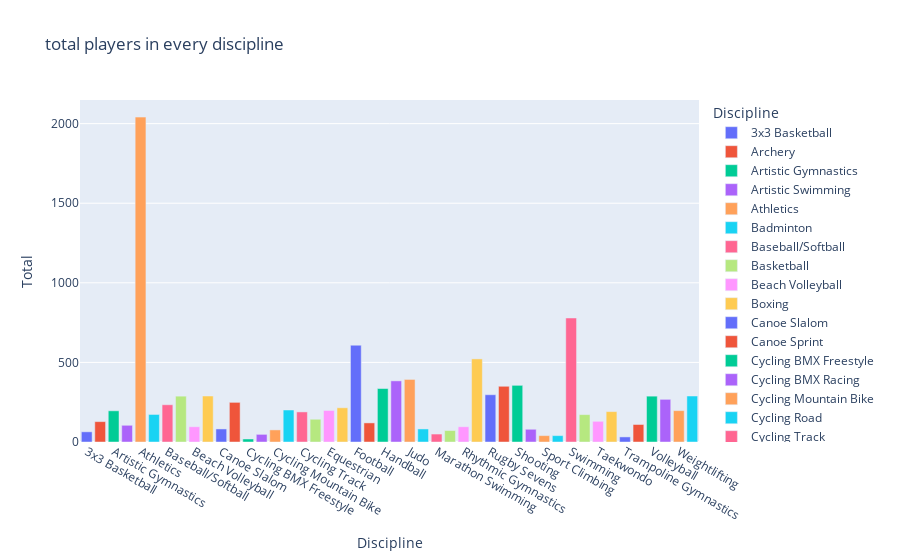

The code cell stored with this chart in its notebook:
### Code cell
px.bar(df3,
       x='Discipline',
       y='Total',
       color='Discipline',
       title='total players in every discipline')

### Figure 1 — Plotly figure (JSON) as saved in the notebook; plotly's stock layout.template omitted (floating-point values rounded to 4 significant figures)
{"data": [{"alignmentgroup": "True", "hovertemplate": "Discipline=%{x}<br>Total=%{y}<extra></extra>", "legendgroup": "3x3 Basketball", "marker": {"color": "#636efa", "pattern": {"shape": ""}}, "name": "3x3 Basketball", "offsetgroup": "3x3 Basketball", "orientation": "v", "showlegend": true, "textposition": "auto", "type": "bar", "x": ["3x3 Basketball"], "xaxis": "x", "y": [64], "yaxis": "y"}, {"alignmentgroup": "True", "hovertemplate": "Discipline=%{x}<br>Total=%{y}<extra></extra>", "legendgroup": "Archery", "marker": {"color": "#EF553B", "pattern": {"shape": ""}}, "name": "Archery", "offsetgroup": "Archery", "orientation": "v", "showlegend": true, "textposition": "auto", "type": "bar", "x": ["Archery"], "xaxis": "x", "y": [128], "yaxis": "y"}, {"alignmentgroup": "True", "hovertemplate": "Discipline=%{x}<br>Total=%{y}<extra></extra>", "legendgroup": "Artistic Gymnastics", "marker": {"color": "#00cc96", "pattern": {"shape": ""}}, "name": "Artistic Gymnastics", "offsetgroup": "Artistic Gymnastics", "orientation": "v", "showlegend": true, "textposition": "auto", "type": "bar", "x": ["Artistic Gymnastics"], "xaxis": "x", "y": [196], "yaxis": "y"}, {"alignmentgroup": "True", "hovertemplate": "Discipline=%{x}<br>Total=%{y}<extra></extra>", "legendgroup": "Artistic Swimming", "marker": {"color": "#ab63fa", "pattern": {"shape": ""}}, "name": "Artistic Swimming", "offsetgroup": "Artistic Swimming", "orientation": "v", "showlegend": true, "textposition": "auto", "type": "bar", "x": ["Artistic Swimming"], "xaxis": "x", "y": [105], "yaxis": "y"}, {"alignmentgroup": "True", "hovertemplate": "Discipline=%{x}<br>Total=%{y}<extra></extra>", "legendgroup": "Athletics", "marker": {"color": "#FFA15A", "pattern": {"shape": ""}}, "name": "Athletics", "offsetgroup": "Athletics", "orientation": "v", "showlegend": true, "textposition": "auto", "type": "bar", "x": ["Athletics"], "xaxis": "x", "y": [2041], "yaxis": "y"}, {"alignmentgroup": "True", "hovertemplate": "Discipline=%{x}<br>Total=%{y}<extra></extra>", "legendgroup": "Badminton", "marker": {"color": "#19d3f3", "pattern": {"shape": ""}}, "name": "Badminton", "offsetgroup": "Badminton", "orientation": "v", "showlegend": true, "textposition": "auto", "type": "bar", "x": ["Badminton"], "xaxis": "x", "y": [173], "yaxis": "y"}, {"alignmentgroup": "True", "hovertemplate": "Discipline=%{x}<br>Total=%{y}<extra></extra>", "legendgroup": "Baseball/Softball", "marker": {"color": "#FF6692", "pattern": {"shape": ""}}, "name": "Baseball/Softball", "offsetgroup": "Baseball/Softball", "orientation": "v", "showlegend": true, "textposition": "auto", "type": "bar", "x": ["Baseball/Softball"], "xaxis": "x", "y": [234], "yaxis": "y"}, {"alignmentgroup": "True", "hovertemplate": "Discipline=%{x}<br>Total=%{y}<extra></extra>", "legendgroup": "Basketball", "marker": {"color": "#B6E880", "pattern": {"shape": ""}}, "name": "Basketball", "offsetgroup": "Basketball", "orientation": "v", "showlegend": true, "textposition": "auto", "type": "bar", "x": ["Basketball"], "xaxis": "x", "y": [288], "yaxis": "y"}, {"alignmentgroup": "True", "hovertemplate": "Discipline=%{x}<br>Total=%{y}<extra></extra>", "legendgroup": "Beach Volleyball", "marker": {"color": "#FF97FF", "pattern": {"shape": ""}}, "name": "Beach Volleyball", "offsetgroup": "Beach Volleyball", "orientation": "v", "showlegend": true, "textposition": "auto", "type": "bar", "x": ["Beach Volleyball"], "xaxis": "x", "y": [96], "yaxis": "y"}, {"alignmentgroup": "True", "hovertemplate": "Discipline=%{x}<br>Total=%{y}<extra></extra>", "legendgroup": "Boxing", "marker": {"color": "#FECB52", "pattern": {"shape": ""}}, "name": "Boxing", "offsetgroup": "Boxing", "orientation": "v", "showlegend": true, "textposition": "auto", "type": "bar", "x": ["Boxing"], "xaxis": "x", "y": [289], "yaxis": "y"}, {"alignmentgroup": "True", "hovertemplate": "Discipline=%{x}<br>Total=%{y}<extra></extra>", "legendgroup": "Canoe Slalom", "marker": {"color": "#636efa", "pattern": {"shape": ""}}, "name": "Canoe Slalom", "offsetgroup": "Canoe Slalom", "orientation": "v", "showlegend": true, "textposition": "auto", "type": "bar", "x": ["Canoe Slalom"], "xaxis": "x", "y": [82], "yaxis": "y"}, {"alignmentgroup": "True", "hovertemplate": "Discipline=%{x}<br>Total=%{y}<extra></extra>", "legendgroup": "Canoe Sprint", "marker": {"color": "#EF553B", "pattern": {"shape": ""}}, "name": "Canoe Sprint", "offsetgroup": "Canoe Sprint", "orientation": "v", "showlegend": true, "textposition": "auto", "type": "bar", "x": ["Canoe Sprint"], "xaxis": "x", "y": [249], "yaxis": "y"}, {"alignmentgroup": "True", "hovertemplate": "Discipline=%{x}<br>Total=%{y}<extra></extra>", "legendgroup": "Cycling BMX Freestyle", "marker": {"color": "#00cc96", "pattern": {"shape": ""}}, "name": "Cycling BMX Freestyle", "offsetgroup": "Cycling BMX Freestyle", "orientation": "v", "showlegend": true, "textposition": "auto", "type": "bar", "x": ["Cycling BMX Freestyle"], "xaxis": "x", "y": [19], "yaxis": "y"}, {"alignmentgroup": "True", "hovertemplate": "Discipline=%{x}<br>Total=%{y}<extra></extra>", "legendgroup": "Cycling BMX Racing", "marker": {"color": "#ab63fa", "pattern": {"shape": ""}}, "name": "Cycling BMX Racing", "offsetgroup": "Cycling BMX Racing", "orientation": "v", "showlegend": true, "textposition": "auto", "type": "bar", "x": ["Cycling BMX Racing"], "xaxis": "x", "y": [48], "yaxis": "y"}, {"alignmentgroup": "True", "hovertemplate": "Discipline=%{x}<br>Total=%{y}<extra></extra>", "legendgroup": "Cycling Mountain Bike", "marker": {"color": "#FFA15A", "pattern": {"shape": ""}}, "name": "Cycling Mountain Bike", "offsetgroup": "Cycling Mountain Bike", "orientation": "v", "showlegend": true, "textposition": "auto", "type": "bar", "x": ["Cycling Mountain Bike"], "xaxis": "x", "y": [76], "yaxis": "y"}, {"alignmentgroup": "True", "hovertemplate": "Discipline=%{x}<br>Total=%{y}<extra></extra>", "legendgroup": "Cycling Road", "marker": {"color": "#19d3f3", "pattern": {"shape": ""}}, "name": "Cycling Road", "offsetgroup": "Cycling Road", "orientation": "v", "showlegend": true, "textposition": "auto", "type": "bar", "x": ["Cycling Road"], "xaxis": "x", "y": [201], "yaxis": "y"}, {"alignmentgroup": "True", "hovertemplate": "Discipline=%{x}<br>Total=%{y}<extra></extra>", "legendgroup": "Cycling Track", "marker": {"color": "#FF6692", "pattern": {"shape": ""}}, "name": "Cycling Track", "offsetgroup": "Cycling Track", "orientation": "v", "showlegend": true, "textposition": "auto", "type": "bar", "x": ["Cycling Track"], "xaxis": "x", "y": [189], "yaxis": "y"}, {"alignmentgroup": "True", "hovertemplate": "Discipline=%{x}<br>Total=%{y}<extra></extra>", "legendgroup": "Diving", "marker": {"color": "#B6E880", "pattern": {"shape": ""}}, "name": "Diving", "offsetgroup": "Diving", "orientation": "v", "showlegend": true, "textposition": "auto", "type": "bar", "x": ["Diving"], "xaxis": "x", "y": [143], "yaxis": "y"}, {"alignmentgroup": "True", "hovertemplate": "Discipline=%{x}<br>Total=%{y}<extra></extra>", "legendgroup": "Equestrian", "marker": {"color": "#FF97FF", "pattern": {"shape": ""}}, "name": "Equestrian", "offsetgroup": "Equestrian", "orientation": "v", "showlegend": true, "textposition": "auto", "type": "bar", "x": ["Equestrian"], "xaxis": "x", "y": [198], "yaxis": "y"}, {"alignmentgroup": "True", "hovertemplate": "Discipline=%{x}<br>Total=%{y}<extra></extra>", "legendgroup": "Fencing", "marker": {"color": "#FECB52", "pattern": {"shape": ""}}, "name": "Fencing", "offsetgroup": "Fencing", "orientation": "v", "showlegend": true, "textposition": "auto", "type": "bar", "x": ["Fencing"], "xaxis": "x", "y": [215], "yaxis": "y"}, {"alignmentgroup": "True", "hovertemplate": "Discipline=%{x}<br>Total=%{y}<extra></extra>", "legendgroup": "Football", "marker": {"color": "#636efa", "pattern": {"shape": ""}}, "name": "Football", "offsetgroup": "Football", "orientation": "v", "showlegend": true, "textposition": "auto", "type": "bar", "x": ["Football"], "xaxis": "x", "y": [608], "yaxis": "y"}, {"alignmentgroup": "True", "hovertemplate": "Discipline=%{x}<br>Total=%{y}<extra></extra>", "legendgroup": "Golf", "marker": {"color": "#EF553B", "pattern": {"shape": ""}}, "name": "Golf", "offsetgroup": "Golf", "orientation": "v", "showlegend": true, "textposition": "auto", "type": "bar", "x": ["Golf"], "xaxis": "x", "y": [120], "yaxis": "y"}, {"alignmentgroup": "True", "hovertemplate": "Discipline=%{x}<br>Total=%{y}<extra></extra>", "legendgroup": "Handball", "marker": {"color": "#00cc96", "pattern": {"shape": ""}}, "name": "Handball", "offsetgroup": "Handball", "orientation": "v", "showlegend": true, "textposition": "auto", "type": "bar", "x": ["Handball"], "xaxis": "x", "y": [336], "yaxis": "y"}, {"alignmentgroup": "True", "hovertemplate": "Discipline=%{x}<br>Total=%{y}<extra></extra>", "legendgroup": "Hockey", "marker": {"color": "#ab63fa", "pattern": {"shape": ""}}, "name": "Hockey", "offsetgroup": "Hockey", "orientation": "v", "showlegend": true, "textposition": "auto", "type": "bar", "x": ["Hockey"], "xaxis": "x", "y": [384], "yaxis": "y"}, {"alignmentgroup": "True", "hovertemplate": "Discipline=%{x}<br>Total=%{y}<extra></extra>", "legendgroup": "Judo", "marker": {"color": "#FFA15A", "pattern": {"shape": ""}}, "name": "Judo", "offsetgroup": "Judo", "orientation": "v", "showlegend": true, "textposition": "auto", "type": "bar", "x": ["Judo"], "xaxis": "x", "y": [393], "yaxis": "y"}, {"alignmentgroup": "True", "hovertemplate": "Discipline=%{x}<br>Total=%{y}<extra></extra>", "legendgroup": "Karate", "marker": {"color": "#19d3f3", "pattern": {"shape": ""}}, "name": "Karate", "offsetgroup": "Karate", "orientation": "v", "showlegend": true, "textposition": "auto", "type": "bar", "x": ["Karate"], "xaxis": "x", "y": [82], "yaxis": "y"}, {"alignmentgroup": "True", "hovertemplate": "Discipline=%{x}<br>Total=%{y}<extra></extra>", "legendgroup": "Marathon Swimming", "marker": {"color": "#FF6692", "pattern": {"shape": ""}}, "name": "Marathon Swimming", "offsetgroup": "Marathon Swimming", "orientation": "v", "showlegend": true, "textposition": "auto", "type": "bar", "x": ["Marathon Swimming"], "xaxis": "x", "y": [50], "yaxis": "y"}, {"alignmentgroup": "True", "hovertemplate": "Discipline=%{x}<br>Total=%{y}<extra></extra>", "legendgroup": "Modern Pentathlon", "marker": {"color": "#B6E880", "pattern": {"shape": ""}}, "name": "Modern Pentathlon", "offsetgroup": "Modern Pentathlon", "orientation": "v", "showlegend": true, "textposition": "auto", "type": "bar", "x": ["Modern Pentathlon"], "xaxis": "x", "y": [72], "yaxis": "y"}, {"alignmentgroup": "True", "hovertemplate": "Discipline=%{x}<br>Total=%{y}<extra></extra>", "legendgroup": "Rhythmic Gymnastics", "marker": {"color": "#FF97FF", "pattern": {"shape": ""}}, "name": "Rhythmic Gymnastics", "offsetgroup": "Rhythmic Gymnastics", "orientation": "v", "showlegend": true, "textposition": "auto", "type": "bar", "x": ["Rhythmic Gymnastics"], "xaxis": "x", "y": [96], "yaxis": "y"}, {"alignmentgroup": "True", "hovertemplate": "Discipline=%{x}<br>Total=%{y}<extra></extra>", "legendgroup": "Rowing", "marker": {"color": "#FECB52", "pattern": {"shape": ""}}, "name": "Rowing", "offsetgroup": "Rowing", "orientation": "v", "showlegend": true, "textposition": "auto", "type": "bar", "x": ["Rowing"], "xaxis": "x", "y": [522], "yaxis": "y"}, {"alignmentgroup": "True", "hovertemplate": "Discipline=%{x}<br>Total=%{y}<extra></extra>", "legendgroup": "Rugby Sevens", "marker": {"color": "#636efa", "pattern": {"shape": ""}}, "name": "Rugby Sevens", "offsetgroup": "Rugby Sevens", "orientation": "v", "showlegend": true, "textposition": "auto", "type": "bar", "x": ["Rugby Sevens"], "xaxis": "x", "y": [297], "yaxis": "y"}, {"alignmentgroup": "True", "hovertemplate": "Discipline=%{x}<br>Total=%{y}<extra></extra>", "legendgroup": "Sailing", "marker": {"color": "#EF553B", "pattern": {"shape": ""}}, "name": "Sailing", "offsetgroup": "Sailing", "orientation": "v", "showlegend": true, "textposition": "auto", "type": "bar", "x": ["Sailing"], "xaxis": "x", "y": [350], "yaxis": "y"}, {"alignmentgroup": "True", "hovertemplate": "Discipline=%{x}<br>Total=%{y}<extra></extra>", "legendgroup": "Shooting", "marker": {"color": "#00cc96", "pattern": {"shape": ""}}, "name": "Shooting", "offsetgroup": "Shooting", "orientation": "v", "showlegend": true, "textposition": "auto", "type": "bar", "x": ["Shooting"], "xaxis": "x", "y": [356], "yaxis": "y"}, {"alignmentgroup": "True", "hovertemplate": "Discipline=%{x}<br>Total=%{y}<extra></extra>", "legendgroup": "Skateboarding", "marker": {"color": "#ab63fa", "pattern": {"shape": ""}}, "name": "Skateboarding", "offsetgroup": "Skateboarding", "orientation": "v", "showlegend": true, "textposition": "auto", "type": "bar", "x": ["Skateboarding"], "xaxis": "x", "y": [80], "yaxis": "y"}, {"alignmentgroup": "True", "hovertemplate": "Discipline=%{x}<br>Total=%{y}<extra></extra>", "legendgroup": "Sport Climbing", "marker": {"color": "#FFA15A", "pattern": {"shape": ""}}, "name": "Sport Climbing", "offsetgroup": "Sport Climbing", "orientation": "v", "showlegend": true, "textposition": "auto", "type": "bar", "x": ["Sport Climbing"], "xaxis": "x", "y": [40], "yaxis": "y"}, {"alignmentgroup": "True", "hovertemplate": "Discipline=%{x}<br>Total=%{y}<extra></extra>", "legendgroup": "Surfing", "marker": {"color": "#19d3f3", "pattern": {"shape": ""}}, "name": "Surfing", "offsetgroup": "Surfing", "orientation": "v", "showlegend": true, "textposition": "auto", "type": "bar", "x": ["Surfing"], "xaxis": "x", "y": [40], "yaxis": "y"}, {"alignmentgroup": "True", "hovertemplate": "Discipline=%{x}<br>Total=%{y}<extra></extra>", "legendgroup": "Swimming", "marker": {"color": "#FF6692", "pattern": {"shape": ""}}, "name": "Swimming", "offsetgroup": "Swimming", "orientation": "v", "showlegend": true, "textposition": "auto", "type": "bar", "x": ["Swimming"], "xaxis": "x", "y": [779], "yaxis": "y"}, {"alignmentgroup": "True", "hovertemplate": "Discipline=%{x}<br>Total=%{y}<extra></extra>", "legendgroup": "Table Tennis", "marker": {"color": "#B6E880", "pattern": {"shape": ""}}, "name": "Table Tennis", "offsetgroup": "Table Tennis", "orientation": "v", "showlegend": true, "textposition": "auto", "type": "bar", "x": ["Table Tennis"], "xaxis": "x", "y": [172], "yaxis": "y"}, {"alignmentgroup": "True", "hovertemplate": "Discipline=%{x}<br>Total=%{y}<extra></extra>", "legendgroup": "Taekwondo", "marker": {"color": "#FF97FF", "pattern": {"shape": ""}}, "name": "Taekwondo", "offsetgroup": "Taekwondo", "orientation": "v", "showlegend": true, "textposition": "auto", "type": "bar", "x": ["Taekwondo"], "xaxis": "x", "y": [130], "yaxis": "y"}, {"alignmentgroup": "True", "hovertemplate": "Discipline=%{x}<br>Total=%{y}<extra></extra>", "legendgroup": "Tennis", "marker": {"color": "#FECB52", "pattern": {"shape": ""}}, "name": "Tennis", "offsetgroup": "Tennis", "orientation": "v", "showlegend": true, "textposition": "auto", "type": "bar", "x": ["Tennis"], "xaxis": "x", "y": [191], "yaxis": "y"}, {"alignmentgroup": "True", "hovertemplate": "Discipline=%{x}<br>Total=%{y}<extra></extra>", "legendgroup": "Trampoline Gymnastics", "marker": {"color": "#636efa", "pattern": {"shape": ""}}, "name": "Trampoline Gymnastics", "offsetgroup": "Trampoline Gymnastics", "orientation": "v", "showlegend": true, "textposition": "auto", "type": "bar", "x": ["Trampoline Gymnastics"], "xaxis": "x", "y": [32], "yaxis": "y"}, {"alignmentgroup": "True", "hovertemplate": "Discipline=%{x}<br>Total=%{y}<extra></extra>", "legendgroup": "Triathlon", "marker": {"color": "#EF553B", "pattern": {"shape": ""}}, "name": "Triathlon", "offsetgroup": "Triathlon", "orientation": "v", "showlegend": true, "textposition": "auto", "type": "bar", "x": ["Triathlon"], "xaxis": "x", "y": [110], "yaxis": "y"}, {"alignmentgroup": "True", "hovertemplate": "Discipline=%{x}<br>Total=%{y}<extra></extra>", "legendgroup": "Volleyball", "marker": {"color": "#00cc96", "pattern": {"shape": ""}}, "name": "Volleyball", "offsetgroup": "Volleyball", "orientation": "v", "showlegend": true, "textposition": "auto", "type": "bar", "x": ["Volleyball"], "xaxis": "x", "y": [288], "yaxis": "y"}, {"alignmentgroup": "True", "hovertemplate": "Discipline=%{x}<br>Total=%{y}<extra></extra>", "legendgroup": "Water Polo", "marker": {"color": "#ab63fa", "pattern": {"shape": ""}}, "name": "Water Polo", "offsetgroup": "Water Polo", "orientation": "v", "showlegend": true, "textposition": "auto", "type": "bar", "x": ["Water Polo"], "xaxis": "x", "y": [268], "yaxis": "y"}, {"alignmentgroup": "True", "hovertemplate": "Discipline=%{x}<br>Total=%{y}<extra></extra>", "legendgroup": "Weightlifting", "marker": {"color": "#FFA15A", "pattern": {"shape": ""}}, "name": "Weightlifting", "offsetgroup": "Weightlifting", "orientation": "v", "showlegend": true, "textposition": "auto", "type": "bar", "x": ["Weightlifting"], "xaxis": "x", "y": [197], "yaxis": "y"}, {"alignmentgroup": "True", "hovertemplate": "Discipline=%{x}<br>Total=%{y}<extra></extra>", "legendgroup": "Wrestling", "marker": {"color": "#19d3f3", "pattern": {"shape": ""}}, "name": "Wrestling", "offsetgroup": "Wrestling", "orientation": "v", "showlegend": true, "textposition": "auto", "type": "bar", "x": ["Wrestling"], "xaxis": "x", "y": [289], "yaxis": "y"}], "layout": {"barmode": "relative", "legend": {"title": {"text": "Discipline"}, "tracegroupgap": 0}, "title": {"text": "total players in every discipline"}, "xaxis": {"anchor": "y", "categoryarray": ["3x3 Basketball", "Archery", "Artistic Gymnastics", "Artistic Swimming", "Athletics", "Badminton", "Baseball/Softball", "Basketball", "Beach Volleyball", "Boxing", "Canoe Slalom", "Canoe Sprint", "Cycling BMX Freestyle", "Cycling BMX Racing", "Cycling Mountain Bike", "Cycling Road", "Cycling Track", "Diving", "Equestrian", "Fencing", "Football", "Golf", "Handball", "Hockey", "Judo", "Karate", "Marathon Swimming", "Modern Pentathlon", "Rhythmic Gymnastics", "Rowing", "Rugby Sevens", "Sailing", "Shooting", "Skateboarding", "Sport Climbing", "Surfing", "Swimming", "Table Tennis", "Taekwondo", "Tennis", "Trampoline Gymnastics", "Triathlon", "Volleyball", "Water Polo", "Weightlifting", "Wrestling"], "categoryorder": "array", "domain": [0, 1], "title": {"text": "Discipline"}}, "yaxis": {"anchor": "x", "domain": [0, 1], "title": {"text": "Total"}}}}
